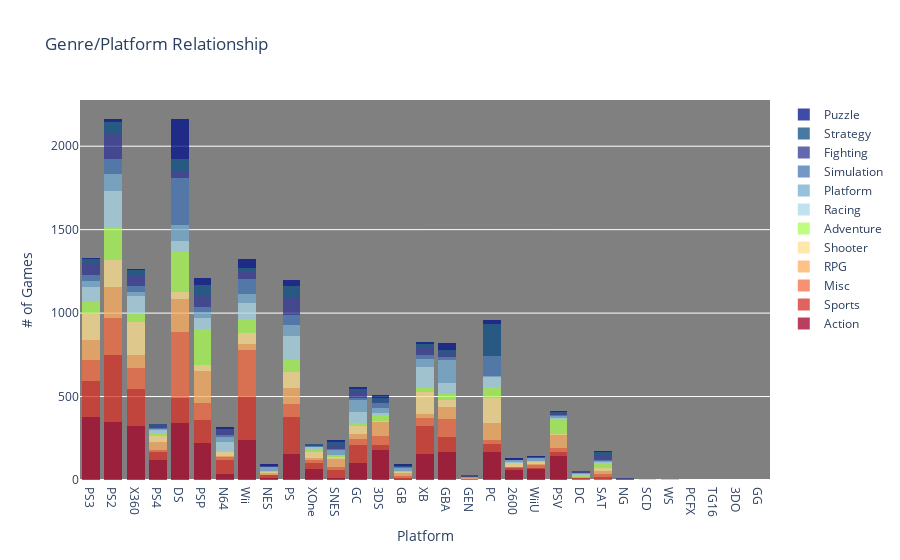

Notebook code cell kept with this figure:
### Code cell
hist1 = go.Histogram(x=xaction.Platform,opacity=0.75,name="Action",marker=dict(color='rgb(165,0,38)'))

hist2 = go.Histogram(x=xsports.Platform,opacity=0.75,name="Sports",marker=dict(color='rgb(215,48,39)'))

hist3 = go.Histogram(x=xmisc.Platform,opacity=0.75,name="Misc",marker=dict(color='rgb(244,109,67)'))

hist4 = go.Histogram(x=xrole.Platform,opacity=0.75,name="RPG",marker=dict(color='rgb(253,174,97)'))

hist5 = go.Histogram(x=xshooter.Platform,opacity=0.75,name="Shooter",marker=dict(color='rgb(254,224,144)'))

hist6 = go.Histogram(x=xadventure.Platform,opacity=0.75,name="Adventure",marker=dict(color='rgb(170,253,87)'))

hist7 = go.Histogram(x=xrace.Platform,opacity=0.75,name="Racing",marker=dict(color='rgb(171,217,233)'))

hist8 = go.Histogram(x=xplatform.Platform,opacity=0.75,name="Platform",marker=dict(color='rgb(116,173,209)'))

hist9 = go.Histogram(x=xsimulation.Platform,opacity=0.75,name="Simulation",marker=dict(color='rgb(69,117,180)'))

hist10 = go.Histogram(x=xfight.Platform,opacity=0.75,name="Fighting",marker=dict(color='rgb(49,54,149)'))

hist11 = go.Histogram(x=xstrategy.Platform,opacity=0.75,name="Strategy",marker=dict(color='rgb(10,77,131)'))

hist12 = go.Histogram(x=xpuzzle.Platform,opacity=0.75,name="Puzzle",marker=dict(color='rgb(1,15,139)'))

hist_data =[hist1,hist2,hist3,hist4,hist5,hist6,hist7,hist8,hist9,hist10,hist11,hist12]
layout = go.Layout(barmode='stack',
                  title='Genre/Platform Relationship',
                  xaxis=dict(title='Platform'),
                  yaxis=dict(title='# of Games'),
                  paper_bgcolor='white', plot_bgcolor='gray')
fig = go.Figure(hist_data, layout=layout)
iplot(fig)

### Figure 1 — Plotly figure (JSON) as saved in the notebook; plotly's stock layout.template omitted (floating-point values rounded to 4 significant figures; data arrays with more than 128 entries replaced by an {"elided": "..."} marker saying what was removed)
{"data": [{"marker": {"color": "rgb(165,0,38)"}, "name": "Action", "opacity": 0.75, "type": "histogram", "x": {"elided": "3316 str values"}}, {"marker": {"color": "rgb(215,48,39)"}, "name": "Sports", "opacity": 0.75, "type": "histogram", "x": {"elided": "2346 str values"}}, {"marker": {"color": "rgb(244,109,67)"}, "name": "Misc", "opacity": 0.75, "type": "histogram", "x": {"elided": "1739 str values"}}, {"marker": {"color": "rgb(253,174,97)"}, "name": "RPG", "opacity": 0.75, "type": "histogram", "x": {"elided": "1488 str values"}}, {"marker": {"color": "rgb(254,224,144)"}, "name": "Shooter", "opacity": 0.75, "type": "histogram", "x": {"elided": "1310 str values"}}, {"marker": {"color": "rgb(170,253,87)"}, "name": "Adventure", "opacity": 0.75, "type": "histogram", "x": {"elided": "1286 str values"}}, {"marker": {"color": "rgb(171,217,233)"}, "name": "Racing", "opacity": 0.75, "type": "histogram", "x": {"elided": "1249 str values"}}, {"marker": {"color": "rgb(116,173,209)"}, "name": "Platform", "opacity": 0.75, "type": "histogram", "x": {"elided": "886 str values"}}, {"marker": {"color": "rgb(69,117,180)"}, "name": "Simulation", "opacity": 0.75, "type": "histogram", "x": {"elided": "867 str values"}}, {"marker": {"color": "rgb(49,54,149)"}, "name": "Fighting", "opacity": 0.75, "type": "histogram", "x": {"elided": "848 str values"}}, {"marker": {"color": "rgb(10,77,131)"}, "name": "Strategy", "opacity": 0.75, "type": "histogram", "x": {"elided": "681 str values"}}, {"marker": {"color": "rgb(1,15,139)"}, "name": "Puzzle", "opacity": 0.75, "type": "histogram", "x": {"elided": "582 str values"}}], "layout": {"barmode": "stack", "paper_bgcolor": "white", "plot_bgcolor": "gray", "title": {"text": "Genre/Platform Relationship"}, "xaxis": {"title": {"text": "Platform"}}, "yaxis": {"title": {"text": "# of Games"}}}}
